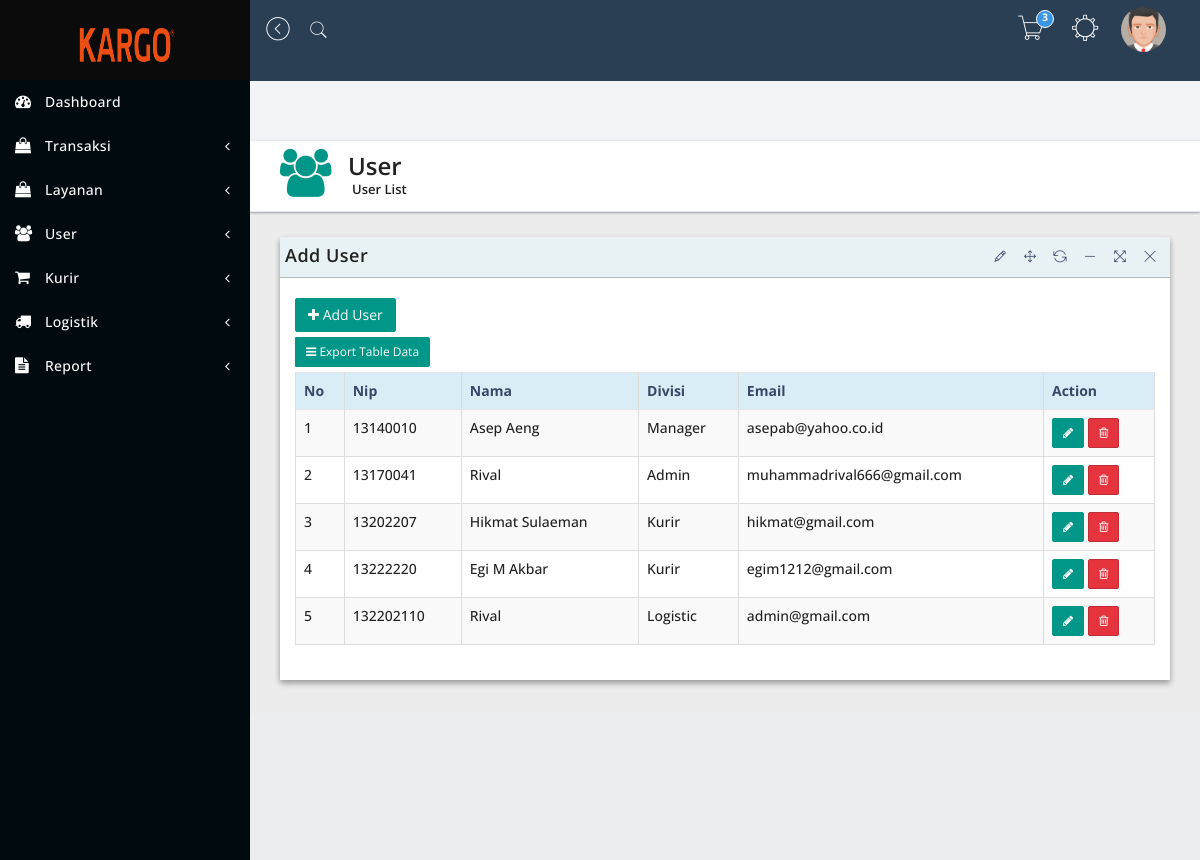
/home.php?page=user_list (signed in), run on the app's committed database.
### tables this page shows
CREATE TABLE `user` (
  `id_user` int(2) NOT NULL,
  `Nama` varchar(30) NOT NULL,
  `Nip` varchar(20) NOT NULL,
  `Password` varchar(15) NOT NULL,
  `email` varchar(50) NOT NULL,
  `Status` varchar(20) NOT NULL
);

### page/user_list.php (the view, shortened to what this page needs)
<div class="content-wrapper">
           <section class="content-header">
              <div class="header-icon">
                 <i class="fa fa-users"></i>
              </div>
              <div class="header-title">
                 <h1>User</h1>
                 <small>User List</small>
              </div>
           </section>
           <section class="content">
              <div class="row">
                 <div class="col-sm-12">
                    <div class="panel panel-bd lobidrag">
                       <div class="panel-heading">
                          <div class="btn-group" id="buttonexport">
                             <a href="?page=add_user">
                                <h4>Add User</h4>
                             </a>
                          </div>
                       </div>
                       <div class="panel-body">
                          <div class="btn-group">
                             <div class="buttonexport" id="buttonlist">
                                <a class="btn btn-add" href="?page=add_user"> <i class="fa fa-plus"></i> Add User
                                </a>
                             </div>
                             <button class="btn btn-exp btn-sm dropdown-toggle" data-toggle="dropdown"><i class="fa fa-bars"></i> Export Table Data</button>
                          </div>
                          <div class="table-responsive">
                             <table id="dataTableExample1" class="table table-bordered table-striped table-hover">
                                <thead>
                                   <tr class="info">
                                      <th>No</th>
                                      <th>Nip</th>
                                      <th>Nama</th>
                                      <th>Divisi</th>
                                      <th>Email</th>
                                    <th>Action</th>
                                   </tr>
                                </thead>
                                <tbody>
                                   <?php
                                      include "configs.php";
                                      $query ="SELECT * FROM user ";
                                      $no=1;
                                      $querytampil=mysqli_query($db,$query);
                                               while($data=mysqli_fetch_array($querytampil)){
                                   ?>
                                   <tr>
                                      <td><?php echo "$no";?></td>
                                      <td><?php echo $data['Nip'];?></td>
                                     <td><?php echo $data['Nama'];?></td>
                                       <td><?php echo $data['Status'];?></td>
                                      <td><?php echo $data['email'];?></td>
                                      <td>
                                         <button type="button" class="btn btn-add btn-sm" data-toggle="modal" data-target="#customer1"><i class="fa fa-pencil"></i></button>
                                         <button type="button" class="btn btn-danger btn-sm" data-toggle="modal" data-target="#customer2"><i class="fa fa-trash-o"></i> </button>
                                      </td>
                                   </tr>
                                   <?php $no++; }  ?>
                                </tbody>
                             </table>
                          </div>
                       </div>
                    </div>
                 </div>
              </div>
           </section>
        </div>

### home.php (shortened to what this page needs)
<?php
isset ($_GET['page']) ? $page = $_GET['page'] : $page = 'dashboard';
 ?>
<?php
    if (isset($_SESSION['id'])){
    include "configs.php";
?>
<!DOCTYPE html>
<html lang="en">
<head>
      <link href="assets/plugins/jquery-ui-1.12.1/jquery-ui.min.css" rel="stylesheet" type="text/css"/>
      <link href="assets/bootstrap/css/bootstrap.min.css" rel="stylesheet" type="text/css"/>
      <link href="assets/plugins/lobipanel/lobipanel.min.css" rel="stylesheet" type="text/css"/>
      <link href="assets/plugins/pace/flash.css" rel="stylesheet" type="text/css"/>
      <link href="assets/font-awesome/css/font-awesome.min.css" rel="stylesheet" type="text/css"/>
      <link href="assets/pe-icon-7-stroke/css/pe-icon-7-stroke.css" rel="stylesheet" type="text/css"/>
      <link href="assets/themify-icons/themify-icons.css" rel="stylesheet" type="text/css"/>
      <link href="assets/plugins/emojionearea/emojionearea.min.css" rel="stylesheet" type="text/css"/>
      <link href="assets/plugins/monthly/monthly.css" rel="stylesheet" type="text/css"/>
      <link href="assets/dist/css/stylecrm.css" rel="stylesheet" type="text/css"/>
   </head>
   <body class="hold-transition sidebar-mini">
      <div class="wrapper">
         <?php include "header.php"; ?>
        <?php include "sidebar.php"; ?>
        <?php include "page/isi.php"; ?>
      </div>
      <?php include "script.php"; ?>
</html>
<?php
}else{
    header('location:404.php');
}
?>

### header.php (shortened to what this page needs)
<header class="main-header" >
            <a href="home.php" class="logo">
               <span class="logo-lg">
               <img style="width: 130px; height: 90px;" src="img/logo2.png" alt="">
               </span>
            </a>
            <nav class="navbar navbar-static-top">
               <a href="#" class="sidebar-toggle" data-toggle="offcanvas" role="button">
                  <span class="pe-7s-angle-left-circle"></span>
               </a>
               <a href="#search"><span class="pe-7s-search"></span></a>
             <div class="navbar-custom-menu">
                  <ul class="nav navbar-nav">
                       <?php
        if ($_SESSION['status'] == "Admin")
        {
        ?>
               <?php
               include 'configs.php';
               $tampilpesan="SELECT * FROM sales_order,produk,customer WHERE sales_order.produk=produk.id_produk AND sales_order.customer_id=customer.id_customer AND sales_order.status='waiting approval' ";
               $tampilpesanquery = mysqli_query($db,$tampilpesan);
               $numpesan=mysqli_num_rows($tampilpesanquery);
               ?>
                     <li class="dropdown messages-menu">
                        <a href="#" class="dropdown-toggle admin-notification" data-toggle="dropdown">
                        <i class="pe-7s-cart"></i>
                        <span class="label label-primary"><?php echo "$numpesan"; ?></span>
                        </a>
                     </li>
                  <?php } ?>
                     <li class="dropdown dropdown-help hidden-xs">
                        <a href="#" class="dropdown-toggle" data-toggle="dropdown">
                        <i class="pe-7s-settings"></i></a>
                     </li>
                     <li class="dropdown dropdown-user">
                        <a href="#" class="dropdown-toggle" data-toggle="dropdown">
                        <img src="assets/dist/img/avatar5.png" class="img-circle" width="45" height="45" alt="user"></a>
                     </li>
                  </ul>
               </div>
            </nav>
         </header>

### sidebar.php (shortened to what this page needs)
<aside class="main-sidebar">
          <div class="sidebar">
             <ul class="sidebar-menu">
                <li class="active">
                   <a href="?page=dashboard"><i class="fa fa-tachometer"></i><span>Dashboard</span>
                   </a>
                </li>
                 <?php
      if ($_SESSION['status'] == "Admin")
      {
      ?>
                <li class="treeview">
                   <a href="#">
                   <i class="fa fa-shopping-bag"></i><span>Transaksi</span>
                   <span class="pull-right-container">
                   <i class="fa fa-angle-left pull-right"></i>
                   </span>
                   </a>
                </li>
                 <li class="treeview">
                   <a href="#">
                   <i class="fa fa-shopping-bag"></i><span>Layanan</span>
                   <span class="pull-right-container">
                   <i class="fa fa-angle-left pull-right"></i>
                   </span>
                   </a>
                </li>
                 <li class="treeview">
                   <a href="#">
                   <i class="fa fa-users"></i><span>User</span>
                   <span class="pull-right-container">
                   <i class="fa fa-angle-left pull-right"></i>
                   </span>
                   </a>
                </li>
                 <li class="treeview">
                   <a href="#">
                   <i class="fa fa-shopping-cart"></i><span>Kurir</span>
                   <span class="pull-right-container">
                   <i class="fa fa-angle-left pull-right"></i>
                   </span>
                   </a>
                </li>
                <li class="treeview">
                   <a href="#">
                   <i class="fa fa-truck"></i><span>Logistik</span>
                   <span class="pull-right-container">
                   <i class="fa fa-angle-left pull-right"></i>
                   </span>
                   </a>
                </li>
                 <li class="treeview">
                   <a href="#">
                   <i class="fa fa-file-text"></i><span>Report</span>
                   <span class="pull-right-container">
                   <i class="fa fa-angle-left pull-right"></i>
                   </span>
                   </a>
                </li>
             <?php } ?>
             </ul>
          </div>
       </aside>

### page/isi.php
<br><br><br>
<?php
if(file_exists('page/'.$page.'.php')){
	include ('page/'.$page.'.php');
}else{
	echo '<div class="well">Error : Aplikasi tidak menemukan adanya file <b>'.$page.'.php</b>pada direktori<b>page/..</b></div>';
}
?>

### script.php (shortened to what this page needs)
</body>

### data on the page
user: Nip "13140010", Nama "Asep Aeng", Status "Manager", email "asepab@yahoo.co.id"
user: Nip "13170041", Nama "Rival", Status "Admin", email "muhammadrival666@gmail.com"
user: Nip "13202207", Nama "Hikmat Sulaeman", Status "Kurir", email "hikmat@gmail.com"
user: Nip "13222220", Nama "Egi M Akbar", Status "Kurir", email "egim1212@gmail.com"
user: Nip "132202110", Nama "Rival", Status "Logistic", email "admin@gmail.com"

### other printed values
$numpesan "3"
